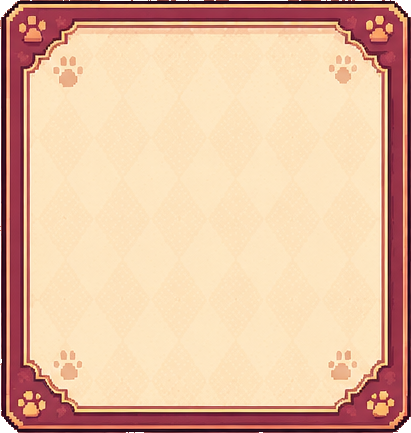
#> input picture docs/art/art-01/D-pixel-cafe/processed/ui/frame_large.png, 411 x 433 px, found by its file name; its folder holds 4 pictures in this run
$ python ui_window.py ../processed/ui
#> lines starting #> are read from the running program, lines starting #| are printed output that depends on the picture; after the words box and inside, x2 and y2 are one past the last pixel; in counts of white or black regions, pixels touching at a corner belong together
#> further down, a is the input picture: shape (433, 411, 4); mean R, G, B, A 227.2, 187.1, 159.1, 253.2
"""Knock out the baked-in interior of D4 frames so they work as overlays. Usage: ui_window.py <D-pixel-cafe dir>"""
import sys, os, json, numpy as np
from PIL import Image
from scipy import ndimage as ndi

ROOT = sys.argv[1]
UI = f"{ROOT}/processed/ui"
FRAMES = ["frame_large", "frame_wide", "frame_label", "rarity_common", "rarity_rare", "rarity_epic", "rarity_legendary"]


def interior_mask(a):
    rgb = a[..., :3].astype(int)
    h, w = a.shape[:2]
#> h = 433; w = 411
    cream = (rgb[..., 0] > 222) & (rgb[..., 1] > 190) & (rgb[..., 2] > 140) & (a[..., 3] > 0)
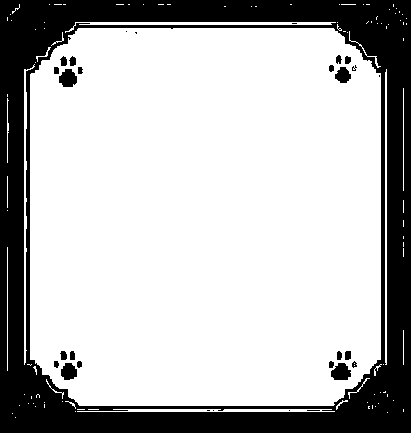
#> cream: shape (433, 411) bool; 73.2% white; 29 black regions (9 under 20 px), largest, box (x1, y1, x2, y2) and area: (0, 0, 411, 433) 46196, (331, 363, 351, 380) 256, (59, 69, 77, 87) 245
    lab, n = ndi.label(cream)
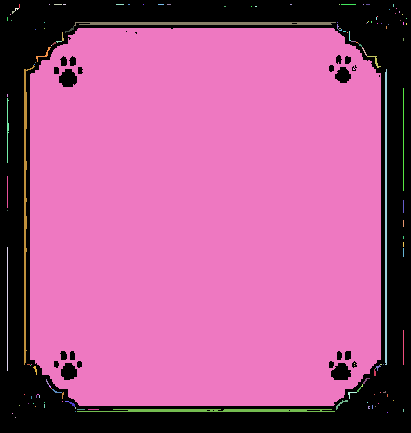
#> lab: shape (433, 411) int32; 140 distinct labels, from 0 to 139; one colour per label, 0 black
#> n = 139
    c = lab[h // 2, w // 2]
#> c = 49
    if c == 0:  # centre hit a paw/cat watermark: take the largest cream component
        sizes = ndi.sum(cream, lab, range(1, n + 1)); c = int(np.argmax(sizes)) + 1
    m = lab == c
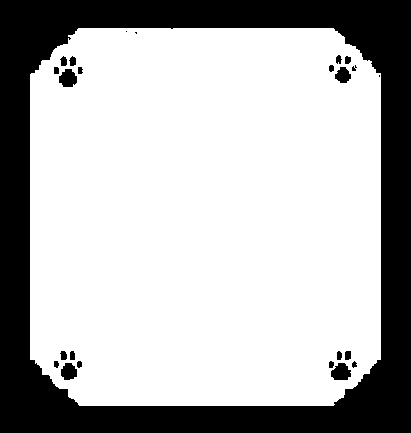
#> m: shape (433, 411) bool; 71.2% white; 24 black regions (4 under 20 px), largest, box (x1, y1, x2, y2) and area: (0, 0, 411, 433) 49830, (331, 363, 351, 380) 256, (59, 69, 77, 87) 245
    m = ndi.binary_fill_holes(m)       # swallow watermark islands (paws, cat silhouette)
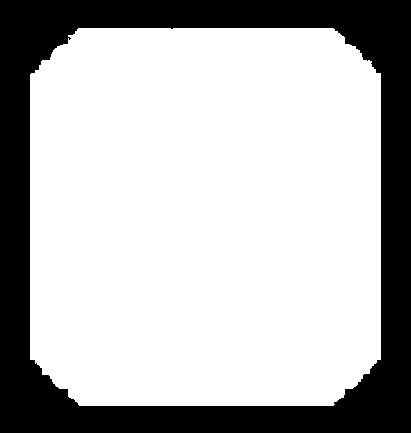
#> m: shape (433, 411) bool; 72% white; 1 black region, box (x1, y1, x2, y2) and area: (0, 0, 411, 433) 49830
    m = ndi.binary_closing(m, iterations=2)
#> m: shape (433, 411) bool; 72% white; 1 black region, box (x1, y1, x2, y2) and area: (0, 0, 411, 433) 49760
    m = ndi.binary_fill_holes(m)
    return m


manifest = {}
for name in FRAMES:
    a = np.asarray(Image.open(f"{UI}/{name}.png").convert("RGBA")).copy()
    m = interior_mask(a)
    ys, xs = np.where(m)
    h, w = a.shape[:2]
#> h = 433; w = 411
    box = [int(xs.min()), int(ys.min()), int(xs.max()) + 1, int(ys.max()) + 1]
#> box = [30, 28, 381, 406]
    # shrink the hole by 1px so the inner line is never eaten
    hole = ndi.binary_erosion(m, iterations=1)
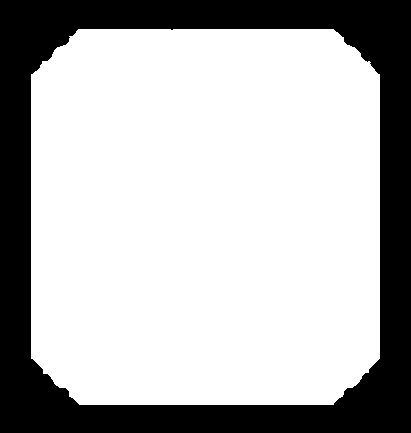
#> hole: shape (433, 411) bool; 71.3% white; 1 black region, box (x1, y1, x2, y2) and area: (0, 0, 411, 433) 51087
    a[hole, 3] = 0
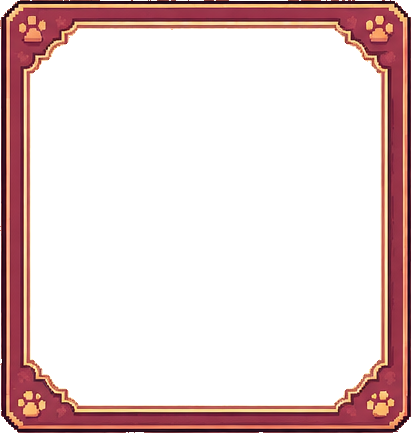
#> a: shape (433, 411, 4); mean R, G, B, A 227.2, 187.1, 159.1, 71.4; transparent parts drawn white
    Image.fromarray(a, "RGBA").save(f"{UI}/{name}_window.png")
    manifest[name] = {"size": [w, h], "interior": box, "margins_ltrb": [box[0], box[1], w - box[2], h - box[3]], "interior_share": round(float(m.mean()), 2)}
    print(name, manifest[name])
#| frame_large {'size': [411, 433], 'interior': [30, 28, 381, 406], 'margins_ltrb': [30, 28, 30, 27], 'interior_share': 0.72}
#> (the run stopped early here; a loop or call above may not have finished)
